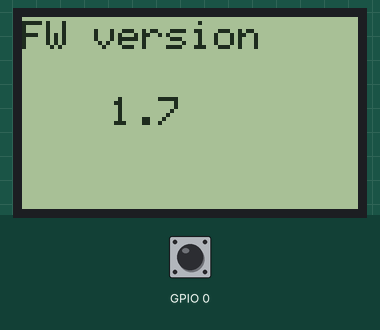
Simulated run of this program. Board: ESP32. On the bench: 84×48 one-colour display. The inputs (shaded band) are chosen by the test bench; at power-on: GPIO 0 HIGH. WiFi joins after 1.5 s; servers stay silent unless stated; random numbers use the default seed unless the program sets one; what the program prints to the serial monitor is not drawn.

Above: at 5.7 s.
5.8 s: GPIO 0 pulsed LOW 2 times (0.12 s each, 0.3 s apart)
Timing chart, 0 to 8.8 s (numbered marks = the images above; inputs shaded):
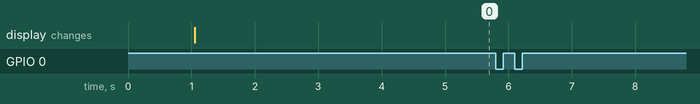

Measured:
- after the input at 5.8 s, every drawn part: stays the same

The program:

main.cpp
```cpp
#include <WiFi.h>
#include <HTTPClient.h>
#include <HTTPUpdate.h>
#include <WiFiClientSecure.h>
#include "cert.h"
#include <SPI.h>
#include <Adafruit_GFX.h>
#include <Adafruit_PCD8544.h>
#include <Wire.h>

const char * ssid = "IOTDev";
const char * password = "IOTDev1234";

String FirmwareVer = {
  "1.7"
};

#define URL_fw_Version "https://raw.githubusercontent.com/yogeshiggalore/RandomLearning/main/ESP32_OTA_Demo/src/version.txt"
#define URL_fw_Bin     "https://raw.githubusercontent.com/yogeshiggalore/RandomLearning/main/ESP32_OTA_Demo/src/firmware.bin"

Adafruit_PCD8544 display = Adafruit_PCD8544(18, 23, 4, 15, 2);
int contrastValue = 60; // Default Contrast Value

void connect_wifi();
void firmwareUpdate();
int FirmwareVersionCheck();

unsigned long previousMillis = 0; // will store last time LED was updated
unsigned long previousMillis_2 = 0;
const long interval = 10000;
const long mini_interval = 1000;

void repeatedCall() {
  static int num=0;
  unsigned long currentMillis = millis();
  if ((currentMillis - previousMillis) >= interval) {
    // save the last time you blinked the LED
    previousMillis = currentMillis;
    if (FirmwareVersionCheck()) {
      firmwareUpdate();
    }
  }
  if ((currentMillis - previousMillis_2) >= mini_interval) {
    previousMillis_2 = currentMillis;
    Serial.print("idle loop...");
    Serial.print(num++);
    Serial.print(" Active fw version:");
    Serial.println(FirmwareVer);
   if(WiFi.status() == WL_CONNECTED)
   {
       Serial.println("wifi connected");
   }
   else
   {
    connect_wifi();
   }
  }
}

struct Button {
  const uint8_t PIN;
  uint32_t numberKeyPresses;
  bool pressed;
};

Button button_boot = {
  0,
  0,
  false
};
/*void IRAM_ATTR isr(void* arg) {
    Button* s = static_cast<Button*>(arg);
    s->numberKeyPresses += 1;
    s->pressed = true;
}*/

void IRAM_ATTR isr() {
  button_boot.numberKeyPresses += 1;
  button_boot.pressed = true;
}


void setup() {
  pinMode(button_boot.PIN, INPUT);
  attachInterrupt(button_boot.PIN, isr, RISING);
  Serial.begin(115200);
  Serial.print("Active firmware version:");
  Serial.println(FirmwareVer);
  pinMode(LED_BUILTIN, OUTPUT);
   /* Initialize the Display*/
  display.begin();

  /* Change the contrast using the following API*/
  display.setContrast(contrastValue);

  /* Clear the buffer */
  display.clearDisplay();
  display.display();
  delay(1000);

  /* Now let us display some text */
  display.setTextColor(BLACK);
  display.setCursor(0,1);
  display.setTextSize(1);
  display.println("FW version");
  display.setTextSize(1);
  display.setTextColor(BLACK);
  display.setCursor(22,20);
  display.println(FirmwareVer);
  display.display();
  delay(2000);
  connect_wifi();
}
void loop() {
  if (button_boot.pressed) { //to connect wifi via Android esp touch app
    Serial.println("Firmware update Starting..");
    firmwareUpdate();
    button_boot.pressed = false;
  }
  repeatedCall();
}

void connect_wifi() {
  Serial.println("Waiting for WiFi");
  WiFi.begin(ssid, password);
  while (WiFi.status() != WL_CONNECTED) {
    delay(500);
    Serial.print(".");
  }

  Serial.println("");
  Serial.println("WiFi connected");
  Serial.println("IP address: ");
  Serial.println(WiFi.localIP());
}


void firmwareUpdate(void) {
  WiFiClientSecure client;
  client.setCACert(rootCACertificate);
  httpUpdate.setLedPin(LED_BUILTIN, LOW);
  t_httpUpdate_return ret = httpUpdate.update(client, URL_fw_Bin);

  switch (ret) {
  case HTTP_UPDATE_FAILED:
    Serial.printf("HTTP_UPDATE_FAILD Error (%d): %s\n", httpUpdate.getLastError(), httpUpdate.getLastErrorString().c_str());
    break;

  case HTTP_UPDATE_NO_UPDATES:
    Serial.println("HTTP_UPDATE_NO_UPDATES");
    break;

  case HTTP_UPDATE_OK:
    Serial.println("HTTP_UPDATE_OK");
    break;
  }
}
int FirmwareVersionCheck(void) {
  String payload;
  int httpCode;
  String fwurl = "";
  fwurl += URL_fw_Version;
  fwurl += "?";
  fwurl += String(rand());
  Serial.println(fwurl);
  WiFiClientSecure * client = new WiFiClientSecure;

  if (client)
  {
    client -> setCACert(rootCACertificate);

    // Add a scoping block for HTTPClient https to make sure it is destroyed before WiFiClientSecure *client is
    HTTPClient https;

    if (https.begin( * client, fwurl))
    { // HTTPS
      Serial.print("[HTTPS] GET...\n");
      // start connection and send HTTP header
      delay(100);
      httpCode = https.GET();
      delay(100);
      if (httpCode == HTTP_CODE_OK) // if version received
      {
        payload = https.getString(); // save received version
      } else {
        Serial.print("error in downloading version file:");
        Serial.println(httpCode);
      }
      https.end();
    }
    delete client;
  }

  if (httpCode == HTTP_CODE_OK) // if version received
  {
    payload.trim();
	Serial.println(payload);
    if (payload.equals(FirmwareVer)) {
      Serial.printf("\nDevice already on latest firmware version:%s\n", FirmwareVer);
      return 0;
    }
    else
    {
      Serial.println(payload);
      Serial.println("New firmware detected");
	  display.setCursor(22,32);
  		display.println("New firmware detected");
  		display.display();
      return 1;
    }
  }
  return 0;
}
```

cert.h
```cpp
#ifndef CERT_H

#define CERT_H

const char * rootCACertificate = \
  "-----BEGIN CERTIFICATE-----\n"
"MIIDxTCCAq2gAwIBAgIQAqxcJmoLQJuPC3nyrkYldzANBgkqhkiG9w0BAQUFADBs\n"
"MQswCQYDVQQGEwJVUzEVMBMGA1UEChMMRGlnaUNlcnQgSW5jMRkwFwYDVQQLExB3\n"
"d3cuZGlnaWNlcnQuY29tMSswKQYDVQQDEyJEaWdpQ2VydCBIaWdoIEFzc3VyYW5j\n"
"ZSBFViBSb290IENBMB4XDTA2MTExMDAwMDAwMFoXDTMxMTExMDAwMDAwMFowbDEL\n"
"MAkGA1UEBhMCVVMxFTATBgNVBAoTDERpZ2lDZXJ0IEluYzEZMBcGA1UECxMQd3d3\n"
"LmRpZ2ljZXJ0LmNvbTErMCkGA1UEAxMiRGlnaUNlcnQgSGlnaCBBc3N1cmFuY2Ug\n"
"RVYgUm9vdCBDQTCCASIwDQYJKoZIhvcNAQEBBQADggEPADCCAQoCggEBAMbM5XPm\n"
"+9S75S0tMqbf5YE/yc0lSbZxKsPVlDRnogocsF9ppkCxxLeyj9CYpKlBWTrT3JTW\n"
"PNt0OKRKzE0lgvdKpVMSOO7zSW1xkX5jtqumX8OkhPhPYlG++MXs2ziS4wblCJEM\n"
"xChBVfvLWokVfnHoNb9Ncgk9vjo4UFt3MRuNs8ckRZqnrG0AFFoEt7oT61EKmEFB\n"
"Ik5lYYeBQVCmeVyJ3hlKV9Uu5l0cUyx+mM0aBhakaHPQNAQTXKFx01p8VdteZOE3\n"
"hzBWBOURtCmAEvF5OYiiAhF8J2a3iLd48soKqDirCmTCv2ZdlYTBoSUeh10aUAsg\n"
"EsxBu24LUTi4S8sCAwEAAaNjMGEwDgYDVR0PAQH/BAQDAgGGMA8GA1UdEwEB/wQF\n"
"MAMBAf8wHQYDVR0OBBYEFLE+w2kD+L9HAdSYJhoIAu9jZCvDMB8GA1UdIwQYMBaA\n"
"FLE+w2kD+L9HAdSYJhoIAu9jZCvDMA0GCSqGSIb3DQEBBQUAA4IBAQAcGgaX3Nec\n"
"nzyIZgYIVyHbIUf4KmeqvxgydkAQV8GK83rZEWWONfqe/EW1ntlMMUu4kehDLI6z\n"
"eM7b41N5cdblIZQB2lWHmiRk9opmzN6cN82oNLFpmyPInngiK3BD41VHMWEZ71jF\n"
"hS9OMPagMRYjyOfiZRYzy78aG6A9+MpeizGLYAiJLQwGXFK3xPkKmNEVX58Svnw2\n"
"Yzi9RKR/5CYrCsSXaQ3pjOLAEFe4yHYSkVXySGnYvCoCWw9E1CAx2/S6cCZdkGCe\n"
"vEsXCS+0yx5DaMkHJ8HSXPfqIbloEpw8nL+e/IBcm2PN7EeqJSdnoDfzAIJ9VNep\n"
"+OkuE6N36B9K\n"
"-----END CERTIFICATE-----\n";

#endif
```
